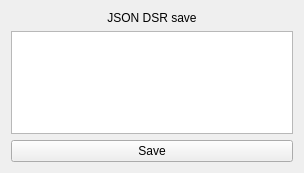
<?xml version="1.0" encoding="UTF-8"?>
<ui version="4.0">
 <class>local_guiDlg</class>
 <widget class="QWidget" name="local_guiDlg">
  <property name="geometry">
   <rect>
    <x>0</x>
    <y>0</y>
    <width>304</width>
    <height>173</height>
   </rect>
  </property>
  <property name="windowTitle">
   <string>intention_predictor</string>
  </property>
  <layout class="QVBoxLayout" name="verticalLayout_2">
   <item>
    <widget class="QLabel" name="label">
     <property name="text">
      <string>JSON DSR save</string>
     </property>
     <property name="alignment">
      <set>Qt::AlignCenter</set>
     </property>
    </widget>
   </item>
   <item>
    <widget class="QTextEdit" name="json_name"/>
   </item>
   <item>
    <widget class="QPushButton" name="pushButton">
     <property name="text">
      <string>Save</string>
     </property>
    </widget>
   </item>
  </layout>
 </widget>
 <resources/>
 <connections/>
</ui>
